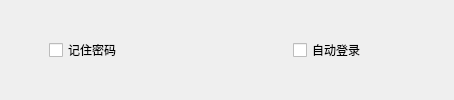
              <widget class="Widget" name="widget_8" native="true">
               <layout class="QHBoxLayout" name="horizontalLayout_9">
                <property name="spacing">
                 <number>0</number>
                </property>
                <property name="leftMargin">
                 <number>0</number>
                </property>
                <property name="topMargin">
                 <number>0</number>
                </property>
                <property name="rightMargin">
                 <number>0</number>
                </property>
                <property name="bottomMargin">
                 <number>0</number>
                </property>
                <item>
                 <spacer name="horizontalSpacer_17">
                  <property name="orientation">
                   <enum>Qt::Horizontal</enum>
                  </property>
                  <property name="sizeType">
                   <enum>QSizePolicy::MinimumExpanding</enum>
                  </property>
                  <property name="sizeHint" stdset="0">
                   <size>
                    <width>40</width>
                    <height>20</height>
                   </size>
                  </property>
                 </spacer>
                </item>
                <item>
                 <widget class="Widget" name="widget_12" native="true">
                  <property name="minimumSize">
                   <size>
                    <width>400</width>
                    <height>0</height>
                   </size>
                  </property>
                  <property name="maximumSize">
                   <size>
                    <width>414</width>
                    <height>16777215</height>
                   </size>
                  </property>
                  <layout class="QVBoxLayout" name="verticalLayout_5">
                   <property name="spacing">
                    <number>0</number>
                   </property>
                   <property name="leftMargin">
                    <number>0</number>
                   </property>
                   <property name="topMargin">
                    <number>0</number>
                   </property>
                   <property name="rightMargin">
                    <number>0</number>
                   </property>
                   <property name="bottomMargin">
                    <number>0</number>
                   </property>
                   <item>
                    <widget class="QWidget" name="widget" native="true">
                     <property name="minimumSize">
                      <size>
                       <width>414</width>
                       <height>0</height>
                      </size>
                     </property>
                     <property name="maximumSize">
                      <size>
                       <width>414</width>
                       <height>16777215</height>
                      </size>
                     </property>
                     <layout class="QHBoxLayout" name="horizontalLayout_5">
                      <property name="spacing">
                       <number>0</number>
                      </property>
                      <property name="rightMargin">
                       <number>88</number>
                      </property>
                      <item>
                       <widget class="QCheckBox" name="remPassC">
                        <property name="maximumSize">
                         <size>
                          <width>16777215</width>
                          <height>22</height>
                         </size>
                        </property>
                        <property name="styleSheet">
                         <string notr="true"/>
                        </property>
                        <property name="text">
                         <string>记住密码</string>
                        </property>
                        <property name="iconSize">
                         <size>
                          <width>14</width>
                          <height>14</height>
                         </size>
                        </property>
                        <property name="tristate">
                         <bool>false</bool>
                        </property>
                       </widget>
                      </item>
                      <item>
                       <spacer name="horizontalSpacer_7">
                        <property name="orientation">
                         <enum>Qt::Horizontal</enum>
                        </property>
                        <property name="sizeType">
                         <enum>QSizePolicy::Expanding</enum>
                        </property>
                        <property name="sizeHint" stdset="0">
                         <size>
                          <width>170</width>
                          <height>20</height>
                         </size>
                        </property>
                       </spacer>
                      </item>
                      <item>
                       <widget class="QCheckBox" name="autoLoginC">
                        <property name="sizePolicy">
                         <sizepolicy hsizetype="Minimum" vsizetype="Fixed">
                          <horstretch>0</horstretch>
                          <verstretch>0</verstretch>
                         </sizepolicy>
                        </property>
                        <property name="maximumSize">
                         <size>
                          <width>16777215</width>
                          <height>22</height>
                         </size>
                        </property>
                        <property name="styleSheet">
                         <string notr="true"/>
                        </property>
                        <property name="text">
                         <string>自动登录</string>
                        </property>
                        <property name="iconSize">
                         <size>
                          <width>14</width>
                          <height>14</height>
                         </size>
                        </property>
                       </widget>
                      </item>
                     </layout>
                    </widget>
                   </item>
                  </layout>
                 </widget>
                </item>
               </layout>
              </widget>
